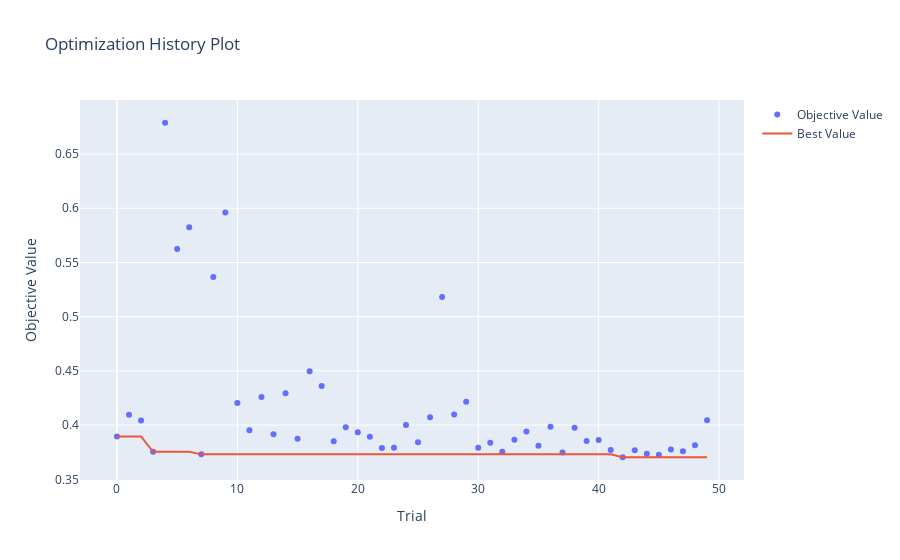

This figure's notebook cell:
### Code cell
from optuna.visualization import (
    plot_optimization_history,
    plot_param_importances,
    plot_parallel_coordinate,
    plot_slice,
    plot_contour,
    plot_edf
)

# Optimization History
plot_optimization_history(study).show()

### Figure 1 — Plotly figure (JSON) as saved in the notebook; plotly's stock layout.template omitted (floating-point values rounded to 4 significant figures)
{"data": [{"mode": "markers", "name": "Objective Value", "type": "scatter", "x": [0, 1, 2, 3, 4, 5, 6, 7, 8, 9, 10, 11, 12, 13, 14, 15, 16, 17, 18, 19, 20, 21, 22, 23, 24, 25, 26, 27, 28, 29, 30, 31, 32, 33, 34, 35, 36, 37, 38, 39, 40, 41, 42, 43, 44, 45, 46, 47, 48, 49], "y": [0.3896, 0.4095, 0.4044, 0.3754, 0.6789, 0.5624, 0.5825, 0.3731, 0.5366, 0.5961, 0.4204, 0.3953, 0.4259, 0.3916, 0.4293, 0.3873, 0.4498, 0.4362, 0.3851, 0.398, 0.3935, 0.3892, 0.379, 0.3792, 0.4001, 0.3842, 0.4073, 0.5182, 0.4097, 0.4216, 0.3792, 0.3839, 0.3754, 0.3866, 0.3942, 0.381, 0.3985, 0.3748, 0.3976, 0.3855, 0.3863, 0.3771, 0.3704, 0.3768, 0.3736, 0.3727, 0.3775, 0.3759, 0.3813, 0.4046]}, {"mode": "lines", "name": "Best Value", "type": "scatter", "x": [0, 1, 2, 3, 4, 5, 6, 7, 8, 9, 10, 11, 12, 13, 14, 15, 16, 17, 18, 19, 20, 21, 22, 23, 24, 25, 26, 27, 28, 29, 30, 31, 32, 33, 34, 35, 36, 37, 38, 39, 40, 41, 42, 43, 44, 45, 46, 47, 48, 49], "y": [0.3896, 0.3896, 0.3896, 0.3754, 0.3754, 0.3754, 0.3754, 0.3731, 0.3731, 0.3731, 0.3731, 0.3731, 0.3731, 0.3731, 0.3731, 0.3731, 0.3731, 0.3731, 0.3731, 0.3731, 0.3731, 0.3731, 0.3731, 0.3731, 0.3731, 0.3731, 0.3731, 0.3731, 0.3731, 0.3731, 0.3731, 0.3731, 0.3731, 0.3731, 0.3731, 0.3731, 0.3731, 0.3731, 0.3731, 0.3731, 0.3731, 0.3731, 0.3704, 0.3704, 0.3704, 0.3704, 0.3704, 0.3704, 0.3704, 0.3704]}, {"marker": {"color": "#cccccc"}, "mode": "markers", "name": "Infeasible Trial", "showlegend": false, "type": "scatter", "x": [], "y": []}], "layout": {"title": {"text": "Optimization History Plot"}, "xaxis": {"title": {"text": "Trial"}}, "yaxis": {"title": {"text": "Objective Value"}}}}
